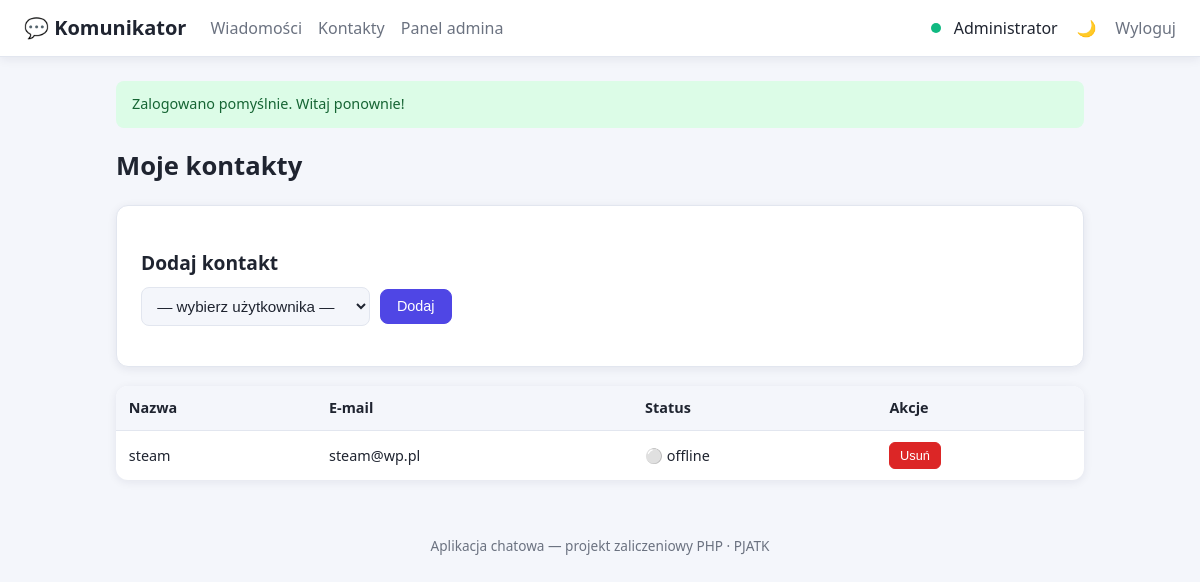
Screenshot of /index.php?page=contacts (signed in) with the database file from the repository.
### tables this page shows
CREATE TABLE users (
    id                 INTEGER PRIMARY KEY AUTOINCREMENT,
    email              TEXT    NOT NULL UNIQUE,
    password_hash      TEXT    NOT NULL,
    display_name       TEXT    NOT NULL,
    role               TEXT    NOT NULL DEFAULT 'user',      -- 'admin' lub 'user'
    is_verified        INTEGER NOT NULL DEFAULT 0,           -- 0 = niezweryfikowany, 1 = e-mail potwierdzony
    verification_token TEXT,                                 -- token z linka aktywacyjnego
    auth_provider      TEXT    NOT NULL DEFAULT 'local',     -- 'local' / 'google' / 'facebook'
    theme              TEXT    NOT NULL DEFAULT 'light',     -- preferencja: 'light' / 'dark'
    is_online          INTEGER NOT NULL DEFAULT 0,           -- status online
    created_at         TEXT    NOT NULL DEFAULT (datetime('now'))
);

CREATE TABLE contacts (
    id         INTEGER PRIMARY KEY AUTOINCREMENT,
    user_id    INTEGER NOT NULL,
    contact_id INTEGER NOT NULL,
    created_at TEXT    NOT NULL DEFAULT (datetime('now')),
    FOREIGN KEY (user_id)    REFERENCES users(id) ON DELETE CASCADE,
    FOREIGN KEY (contact_id) REFERENCES users(id) ON DELETE CASCADE,
    UNIQUE (user_id, contact_id)
);

### config.php (called while the page is built, shortened)
<?php
function e(?string $value): string
{
    return htmlspecialchars((string) $value, ENT_QUOTES, 'UTF-8');
}
function take_flash(): ?array
{
    $flash = $_SESSION['flash'] ?? null;
    return $flash;
}
function view(string $template, array $data = []): void
{
    extract($data);
    require BASE_PATH . "/views/$template.php";
    $content = ob_get_clean();
    require BASE_PATH . "/views/layout.php";
}

### src/Controllers/ContactController.php (called while the page is built, shortened)
<?php
class ContactController
{
    public function index(): void
    {
        $user = Auth::user();
        view('contacts/index', [
            'contacts' => Contact::forUser((int) $user['id']),
            'addable'  => Contact::addable((int) $user['id']),
        ]);
    }
}

### index.php (called while the page is built, shortened)
<?php
require __DIR__ . '/config.php';
$routes = [
    'login'        => [AuthController::class,    'login',     'guest'],
    'do_login'     => [AuthController::class,    'doLogin',   'guest'],
    'register'     => [AuthController::class,    'register',  'guest'],
    'do_register'  => [AuthController::class,    'doRegister','guest'],
    'verify'       => [AuthController::class,    'verify',    'guest'],
    'logout'       => [AuthController::class,    'logout',    'auth'],
    'messages'        => [MessageController::class, 'index',  'auth'],
    'message_create'  => [MessageController::class, 'create', 'auth'],
    'message_edit'    => [MessageController::class, 'edit',   'auth'],
    'message_save'    => [MessageController::class, 'save',   'auth'],
    'message_delete'  => [MessageController::class, 'delete', 'auth'],
    'export'          => [MessageController::class, 'export', 'auth'],
    'conversation_create' => [ConversationController::class, 'create', 'auth'],
    'conversation_save'   => [ConversationController::class, 'save',   'auth'],
    'contacts'        => [ContactController::class, 'index',  'auth'],
    'contact_add'     => [ContactController::class, 'add',    'auth'],
    'contact_delete'  => [ContactController::class, 'delete', 'auth'],
    'toggle_theme'    => [SettingsController::class, 'toggleTheme', 'auth'],
    'admin'           => [AdminController::class, 'dashboard',  'admin'],
    'admin_users'     => [AdminController::class, 'users',      'admin'],
    'admin_set_role'  => [AdminController::class, 'setRole',    'admin'],
    'admin_delete'    => [AdminController::class, 'deleteUser', 'admin'],
];
$page = $_GET['page'] ?? (Auth::check() ? 'messages' : 'login');
[$controllerClass, $method, $access] = $routes[$page];
try {
    $controller = new $controllerClass();
    $controller->$method();
} catch (Throwable $ex) {
    show_error(500, 'Wystąpił wewnętrzny błąd serwera.');
}

### src/Database.php (called while the page is built)
<?php
class Database
{
    private static ?PDO $instance = null;
    public static function pdo(): PDO
    {
        if (self::$instance === null) {
            self::$instance = self::connect();
        }
        return self::$instance;
    }
    private static function connect(): PDO
    {
        $pdo = new PDO('sqlite:' . DB_PATH);
        $pdo->setAttribute(PDO::ATTR_ERRMODE, PDO::ERRMODE_EXCEPTION);
        $pdo->setAttribute(PDO::ATTR_DEFAULT_FETCH_MODE, PDO::FETCH_ASSOC);
        $pdo->exec('PRAGMA foreign_keys = ON');
        return $pdo;
    }
    public static function run(string $sql, array $params = []): PDOStatement
    {
        $stmt = self::pdo()->prepare($sql);
        $stmt->execute($params);
        return $stmt;
    }
}

### src/Models/Contact.php (called while the page is built, shortened)
<?php
class Contact
{
    public static function forUser(int $userId): array
    {
        return Database::run(
            'SELECT c.id, u.id AS user_id, u.display_name, u.email, u.is_online
             FROM contacts c
             JOIN users u ON u.id = c.contact_id
             WHERE c.user_id = :u
             ORDER BY u.display_name',
            [':u' => $userId]
        )->fetchAll();
    }
}

### src/Auth.php (called while the page is built, shortened)
<?php
class Auth
{
    public static function check(): bool
    {
        return isset($_SESSION['user_id']);
    }
    public static function user(): ?array
    {
        return User::find((int) $_SESSION['user_id']);
    }
}

### src/Models/User.php (called while the page is built, shortened)
<?php
class User
{
    public static function find(int $id): ?array
    {
        $stmt = Database::run('SELECT * FROM users WHERE id = :id', [':id' => $id]);
        return $stmt->fetch() ?: null;
    }
}

### views/contacts/index.php (the view, shortened to what this page needs)
<div class="page-head"><h1>Moje kontakty</h1></div>
<div class="card">
    <h2>Dodaj kontakt</h2>
    <form method="post" action="index.php?page=contact_add" class="filters">
        <select name="contact_id" required>
            <option value="">— wybierz użytkownika —</option>
        </select>
        <button class="btn btn-primary" type="submit">Dodaj</button>
    </form>
</div>
<table class="table">
    <thead>
        <tr><th>Nazwa</th><th>E-mail</th><th>Status</th><th>Akcje</th></tr>
    </thead>
    <tbody>
    <?php if (empty($contacts)): ?>
        <tr><td colspan="4" class="empty">Nie masz jeszcze żadnych kontaktów.</td></tr>
    <?php else: ?>
        <?php foreach ($contacts as $c): ?>
            <tr>
                <td><?= e($c['display_name']) ?></td>
                <td><?= e($c['email']) ?></td>
                <td><?= $c['is_online'] ? '🟢 online' : '⚪ offline' ?></td>
                <td>
                    <form method="post" action="index.php?page=contact_delete" class="inline"
                          onsubmit="return confirm('Usunąć kontakt?');">
                        <button class="btn-sm btn-danger" type="submit">Usuń</button>
                    </form>
                </td>
            </tr>
        <?php endforeach; ?>
    <?php endif; ?>
    </tbody>
</table>

### views/layout.php (shortened to what this page needs)
<?php
$currentUser = Auth::user();
$theme = $currentUser['theme'] ?? 'light';
$flash = take_flash();
?>
<!DOCTYPE html>
<html lang="pl" data-theme="<?= e($theme) ?>">
<head>
    <link rel="stylesheet" href="public/css/style.css">
</head>
<body>
<header class="topbar">
    <a class="brand" href="index.php?page=messages">💬 Komunikator</a>
    <?php if ($currentUser): ?>
        <nav class="nav">
            <a href="index.php?page=messages">Wiadomości</a>
            <a href="index.php?page=contacts">Kontakty</a>
            <?php if ($currentUser['role'] === 'admin'): ?>
                <a href="index.php?page=admin">Panel admina</a>
            <?php endif; ?>
        </nav>
        <div class="user-box">
            <span class="online-dot" title="online"></span>
            <span><?= e($currentUser['display_name']) ?></span>
            <form method="post" action="index.php?page=toggle_theme" class="inline">
                <button class="btn-link" title="Zmień motyw">
                    <?= $theme === 'dark' ? '☀️' : '🌙' ?>
                </button>
            </form>
            <a class="btn-link" href="index.php?page=logout">Wyloguj</a>
        </div>
    <?php endif; ?>
</header>
<main class="container">
    <?php if ($flash): ?>
        <div class="flash flash-<?= e($flash['type']) ?>"><?= e($flash['message']) ?></div>
    <?php endif; ?>
    <?= $content ?>
</main>
<footer class="footer">
    Aplikacja chatowa — projekt zaliczeniowy PHP &middot; PJATK
</footer>
</body>
</html>

### public/css/style.css (style rules this page uses)
:root, [data-theme="light"] { --bg: #f4f6fb; --surface: #ffffff; --text: #1f2430; --muted: #6b7280; --border: #e2e6ef; --primary: #4f46e5; --primary-d: #4338ca; --danger: #dc2626; --accent: #10b981; --shadow: 0 2px 10px rgba(20, 30, 60, .08); }
* { box-sizing: border-box; }
body { margin: 0; font-family: "Segoe UI", Roboto, system-ui, sans-serif; background: var(--bg); color: var(--text); line-height: 1.5; }
a { color: var(--primary); text-decoration: none; }
.topbar { display: flex; align-items: center; gap: 1.5rem; background: var(--surface); border-bottom: 1px solid var(--border); padding: .8rem 1.5rem; box-shadow: var(--shadow); }
.brand { font-size: 1.25rem; font-weight: 700; color: var(--text); }
.nav { display: flex; gap: 1rem; }
.nav a { color: var(--muted); font-weight: 500; }
.user-box { margin-left: auto; display: flex; align-items: center; gap: .8rem; }
.online-dot { width: 10px; height: 10px; border-radius: 50%; background: var(--accent); display: inline-block; }
.container { max-width: 1000px; margin: 1.5rem auto; padding: 0 1rem; }
.footer { text-align: center; color: var(--muted); padding: 2rem 0; font-size: .85rem; }
.page-head { display: flex; align-items: center; justify-content: space-between; margin-bottom: 1rem; }
h1 { font-size: 1.6rem; margin: .2rem 0; }
h2 { font-size: 1.2rem; margin: 1.2rem 0 .6rem; }
.card { background: var(--surface); border: 1px solid var(--border); border-radius: 12px; padding: 1.5rem; box-shadow: var(--shadow); margin-bottom: 1.2rem; }
input, select, textarea { width: 100%; padding: .55rem .7rem; border: 1px solid var(--border); border-radius: 8px; background: var(--bg); color: var(--text); font-size: .95rem; }
.btn { display: inline-block; cursor: pointer; padding: .55rem 1rem; border-radius: 8px; border: 1px solid var(--border); background: var(--surface); color: var(--text); font-size: .9rem; font-weight: 500; text-align: center; }
.btn-primary { background: var(--primary); color: #fff; border-color: var(--primary); }
.btn-link { background: none; border: none; cursor: pointer; color: var(--muted); font-size: 1rem; }
.btn-sm { padding: .3rem .6rem; font-size: .8rem; border-radius: 6px; border: 1px solid var(--border); background: var(--surface); color: var(--text); cursor: pointer; }
.btn-danger { color: #fff; background: var(--danger); border-color: var(--danger); }
.inline { display: inline; }
.table { width: 100%; border-collapse: collapse; background: var(--surface); border-radius: 12px; overflow: hidden; box-shadow: var(--shadow); }
.table th, .table td { padding: .7rem .8rem; text-align: left; border-bottom: 1px solid var(--border); font-size: .9rem; }
.table th { background: var(--bg); font-weight: 600; }
.table tr:last-child td { border-bottom: none; }
.filters { display: flex; flex-wrap: wrap; gap: .6rem; align-items: center; margin-bottom: 1rem; }
.filters input[type="text"], .filters select { width: auto; flex: 0 0 auto; }
.flash { padding: .8rem 1rem; border-radius: 8px; margin-bottom: 1rem; font-size: .9rem; }
.flash-success { background: #dcfce7; color: #166534; }

### rows the page displays
users: display_name "Administrator"
contacts: contact.display_name "steam", contact.email "steam@wp.pl"

### other values shown
$flash['message'] "Zalogowano pomyślnie. Witaj ponownie!"
